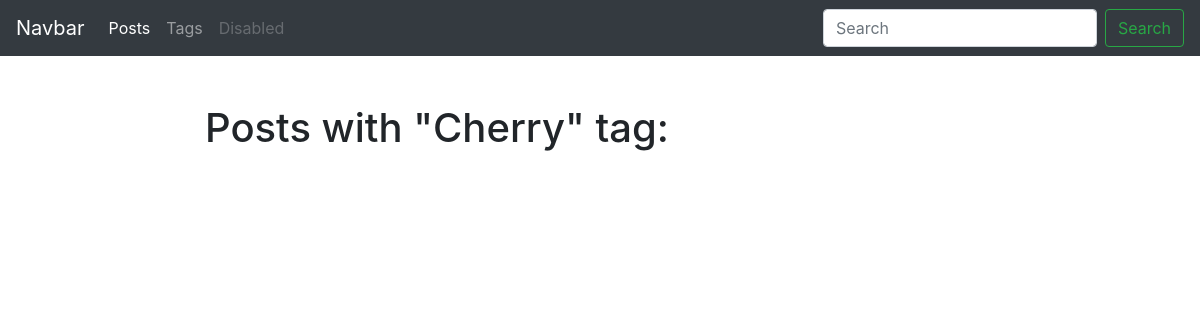
Page /blog/tag/cherry/ on the earlier database version.
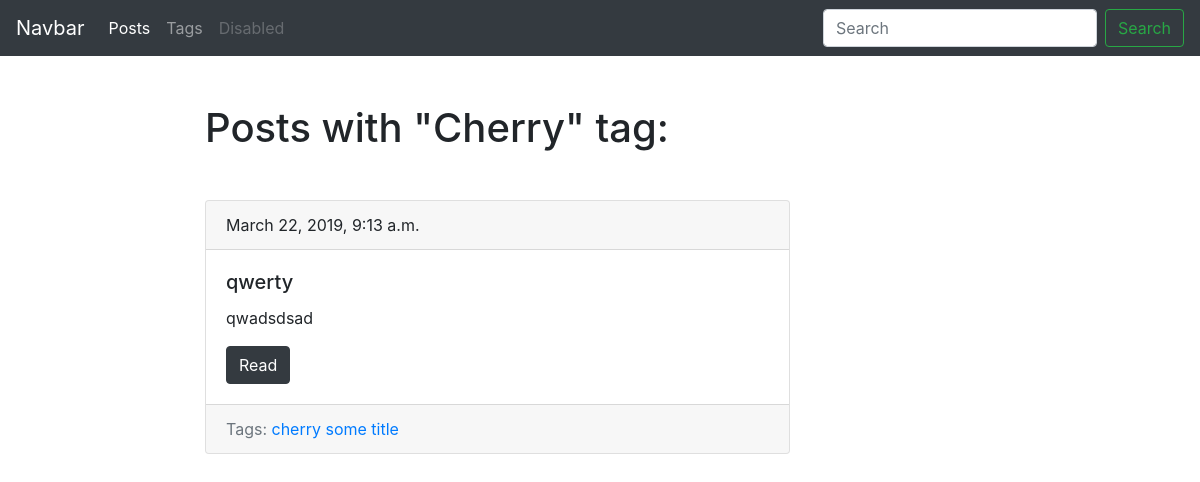
Same page on the later database version.
### blog/models.py (models this page shows, shortened)
class Tag(models.Model):
    title = models.CharField(max_length=50)
    slug = models.SlugField(max_length=50, unique=True)
    def get_absolute_url(self):  # согласовано с Django
        return reverse('tag_detail_url', kwargs={'slug': self.slug})
    class Meta:
        ordering = ['title']

class Post(models.Model):
    title = models.CharField(max_length=150, db_index=True)
    slug = models.SlugField(max_length=150, blank=True, unique=True)
    body = models.TextField(blank=True, db_index=True)
    tags = models.ManyToManyField('Tag', blank=True, related_name='posts')
    date_pub = models.DateTimeField(auto_now_add=True)
    def get_absolute_url(self):  # согласовано с Django
        return reverse('post_detail_url', kwargs={'slug': self.slug})
    class Meta:
        ordering = ['-date_pub']

### blog/views.py (the view)
# urls.py: path('tag/<str:slug>/', TagDetail.as_view(), name='tag_detail_url'),
class TagDetail(ObjectDetailMixin, View):  # на замену def tag_detail(по принципу DRY)
        model = Tag
        template = 'blog/tag_detail.html'

### blog/utils.py (called while the page is built)
    def get(self, request, slug):
        obj = get_object_or_404(self.model, slug__iexact=slug)
        return render(request, self.template, context={self.model.__name__.lower(): obj, 'admin_object': obj, 'detail': True})

### blog/templates/blog/tag_detail.html (shortened to what this page needs)
{% extends 'blog/base_blog.html' %}
{% block content %}
    <h1 class="mb-5">Posts with "{{ tag.title|title }}" tag:</h1>
    {% for post in tag.posts.all %}
        {% include 'blog/includes/post_card_template.html' %}
    {% endfor %}
{% endblock %}

### blog/templates/blog/includes/post_card_template.html
<div class="card mb-4">
    <div class="card-header">
        {{ post.date_pub }}
    </div>
    <div class="card-body">
        <h5 class="card-title">{{ post.title }}</h5>
        <p class="card-text">{{ post.body|truncatewords:15 }}</p>
        <a href="{{ post.get_absolute_url }}" class="btn btn-dark">Read</a>
    </div>
    <div class="card-footer text-muted">
        Tags:
            {% for tag in post.tags.all %}
        <a href="{{ tag.get_absolute_url }}">{{ tag.title }}</a>
            {% endfor %}
    </div>
</div>

Differences in the rows shown:
added Post: date_pub "March 22, 2019, 9:13 a.m.", title "qwerty", body "qwadsdsad", Tag (title "cherry")
now on this page (row unchanged): Tag: title "some title"
